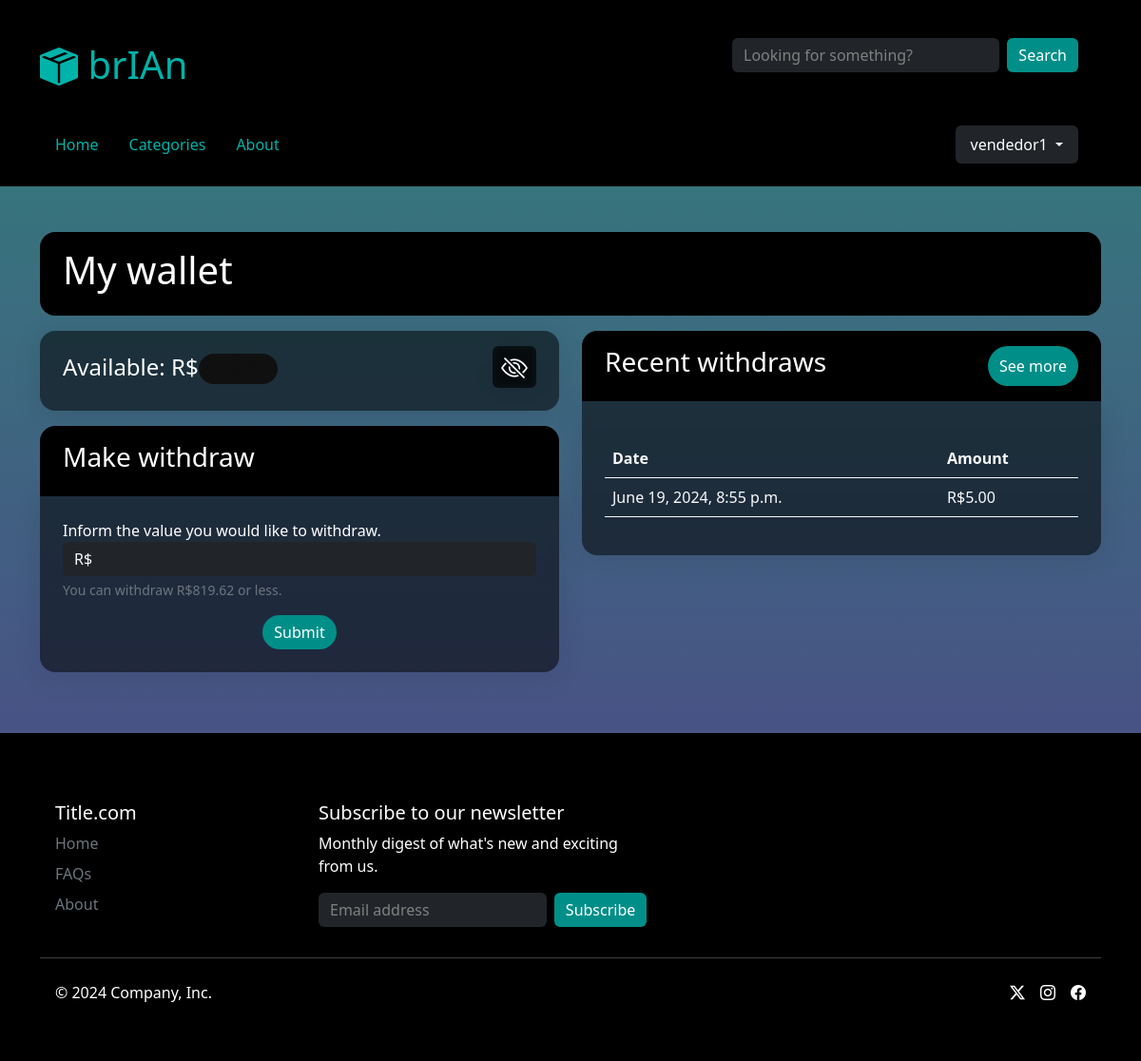
The page /my-wallet (signed in) on the database as committed earlier.
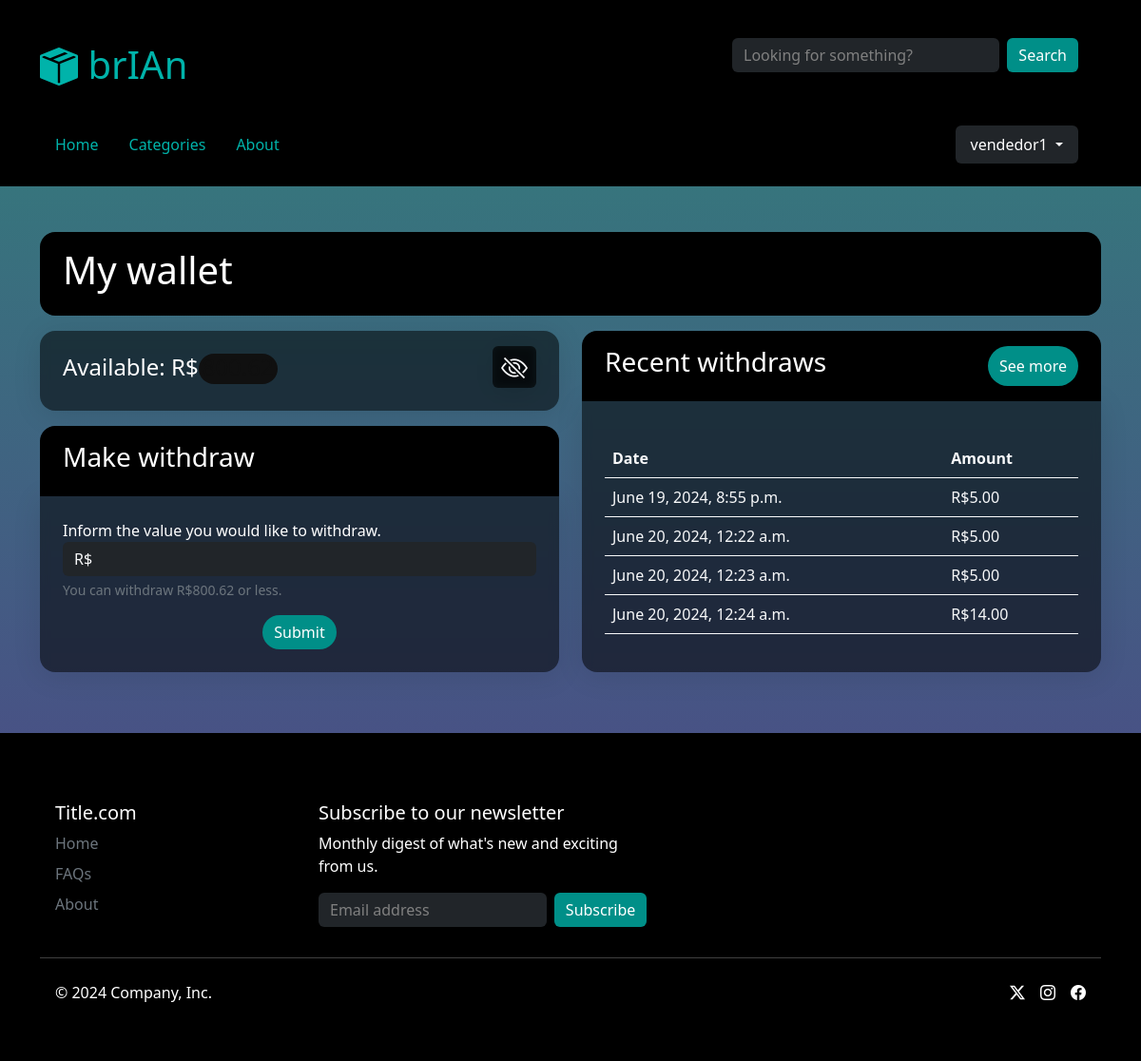
The same page on the database as committed later.
### delivery/models.py (models this page shows, shortened)
class Wallet(models.Model):
    user = models.OneToOneField(AuthUser, on_delete=models.CASCADE)
    balance = models.DecimalField(max_digits=10, decimal_places=2, default=Decimal(0.00))
    class Meta:
        db_table = "wallet"

class Withdraw(models.Model):
    user = models.ForeignKey(AuthUser, on_delete=models.CASCADE)
    bank_account = models.ForeignKey(BankAccount, on_delete=models.CASCADE)
    amount = models.DecimalField(max_digits=10, decimal_places=2, default=Decimal(0.00))
    wallet = models.ForeignKey(Wallet, on_delete=models.CASCADE)
    datetime = models.DateTimeField(auto_now_add=True)
    class Meta:
        db_table = "withdraw"

### delivery/views.py (the view, shortened to what this page needs)
# urls.py: path("my-wallet", views.my_wallet, name="my_wallet"),
@login_required
def my_wallet(request):
    context = get_layout_context(request)
    user = User.objects.get(pk = request.user.id)
    wallet = Wallet.objects.get(user = user)
    withdraws_made = Withdraw.objects.filter(user = user)
    context.update({
        "wallet": wallet,
        "withdraws_made": withdraws_made
    })
    return render(request, "account/wallet.html", context)

### delivery/utilities/functions.py (called while the page is built)
def get_layout_context(request):
    try:
        type = UserInfo.objects.get(user_id=request.user.id).type
    except:
        type = None
    categories = Category.objects.all().order_by('name')
    context = {'type': type, 'categories': categories}
    return context

### delivery/templates/account/wallet.html (shortened to what this page needs)
{% extends "layout.html" %}
{% load static %}
{% block body %}
<div class="container">
    <div class="bg-black p-3 px-4 rounded-4 mb-3">
        <span class="d-flex col-8 col-sm-12 justify-content-between align-items-center">
            <h1>My wallet</h1>
        </span>
    </div>
    <div class="row">
        <div class="col-12 col-md-6">
            <div class="p-3 px-4 glass rounded-4 mb-3">
                <h4 class="d-flex align-items-center justify-content-between">
                    <span class="d-flex align-items-center">
                        <span>Available: R$</span>
                        <div id="balance" class="hide rounded-pill p-1 pt-0 mt-1">{{ wallet.balance }}</div>
                    </span>
                    <i id="see-balance-btn" class="bi bi-eye-slash btn glass ms-3 p-2 py-0 fs-3 text-light"></i>
                </h4>
            </div>
            <div class="p-3 px-4 bg-black rounded-top-4">
                <h3>Make withdraw</h3>
            </div>
            <div class="p-4 glass rounded-bottom-4 mb-3">
                <form action="{% url 'my_wallet' %}" method="post">
                    <div class="mb-3">
                        <p class="m-0">Inform the value you would like to withdraw.</p>
                        <div class="input-group">
                            <div class="input-group-text bg-dark text-light">R$</div>
                            <input required id="amount" type="number" step="0.01" name="amount" class="form-control bg-dark text-light " aria-describedby="amount-help">
                        </div>
                        <div id="amount-help" class="form-text text-secondary">You can withdraw R${{ wallet.balance }} or less.</div>
                    </div>
                    <span class="d-flex w-100 justify-content-center" id="proceed-btn">
                        <a class="btn btn-theme rounded-pill" data-bs-toggle="collapse" href="#account-collapse" role="button" aria-expanded="false" aria-controls="account-collapse" onclick="document.getElementById('proceed-btn').style.height = 0;document.getElementById('proceed-btn').style.opacity = 0;">Submit</a>
                    </span>
                </form>
            </div>
        </div>
        <div class="col-12 col-md-6">
            <div class="p-3 px-4 bg-black rounded-top-4 d-flex justify-content-between">
                <h3>Recent withdraws</h3>
                <button class="btn btn-theme rounded-pill" id="see-more-btn">See more</button>
            </div>
            <div class="p-4 glass rounded-bottom-4 mb-3">
                <table class="table full-glass text-light">
                    <thead>
                        <tr class="full-glass text-light">
                            <th class="full-glass text-light">
                                Date
                            </th>
                            <th class="full-glass text-light">
                                Amount
                            </th>
                        </tr>
                    </thead>
                    <tbody id="some-withdraws">
                        {% for withdraw in withdraws_made|slice:":5" %}
                            <tr>
                                <td class="full-glass text-light">{{ withdraw.datetime }}</td>
                                <td class="full-glass text-light">R${{ withdraw.amount }}</td>
                            </tr>
                        {% endfor %}
                    </tbody>
                </table>
            </div>
        </div>
    </div>
</div>
{% endblock %}

### delivery/templates/layout.html (shortened to what this page needs)
{% load static %}
<!DOCTYPE html>
<html lang="en">
    <head>
        <link href="https://cdn.jsdelivr.net/npm/bootstrap@5.3.3/dist/css/bootstrap.min.css" rel="stylesheet">
        <link rel="stylesheet" href="https://cdn.jsdelivr.net/npm/bootstrap-icons@1.11.3/font/bootstrap-icons.min.css">
        <link rel="stylesheet" href="{% static 'style.css' %}">
    </head>
    <body>
        <div class="bg-black">
            <div id="header" class="container d-flex align-items-center py-4 mb-5">
                <div class="row w-100">
                    <div class="d-flex justify-content-between border-bottom border-secondary py-3 mb-2">
                        <a class="nav-link nav-link d-flex align-items-end" href="{% url 'index' %}">
                            <i class="bi bi-box-seam-fill text-theme fs-1"></i>
                            <h1 class="text-theme">&nbsp;brIAn</h1>
                        </a>
                        <div class="col-8 col-md-6 col-lg-4">
                            <form action="" class="d-flex">
                                <input class="form-control bg-dark text-light border-0" type="text" id="search" placeholder="Looking for something?">
                                <input class="btn btn-theme ms-2" type="submit" value="Search">
                            </form>
                        </div>
                    </div>
                    <div class="d-flex justify-content-between mt-2">
                        <ul class="nav">
                        <li>
                            <a class="nav-link link-theme" href="{% url 'index' %}">Home</a>
                        </li>
                        <li>
                            <a class="nav-link link-theme" href="{% url 'categories_filter' category_id=0 %}">Categories</a>
                        </li>
                        <li>
                            <a class="nav-link link-theme" href="">About</a>
                        </li>
                        </ul>
                        <div>
                            {% if user.is_authenticated %}
                                <div class="dropdown">
                                <button class="btn btn-dark dropdown-toggle border px-3 py-2" type="button" data-bs-toggle="dropdown" aria-expanded="false">
                                    {{ user.username }}
                                </button>
                                </div>
                            {% else %}
                                Not signed in.
                            {% endif %}
                        </div>
                    </div>
                </div>
            </div>
        </div>
        {% block body %}
        {% endblock %}
        <div class="bg-black">
            <footer class="container mt-5 pb-1 pt-5">
                <div class="row mt-4 px-3">
                    <div class="col-md-3 mb-3 d-flex d-md-block gap-4">
                        <h5>Title.com</h5>
                        <ul class="nav gap-4 d-md-block">
                            <li class="nav-item mb-2"><a href="{% url 'index' %}" class="nav-link p-0 link link-secondary">Home</a></li>
                            <li class="nav-item mb-2"><a href="#" class="nav-link p-0 link link-secondary">FAQs</a></li>
                            <li class="nav-item mb-2"><a href="#" class="nav-link p-0 link link-secondary">About</a></li>
                        </ul>
                    </div>
                    <div class="col-md-8 mb-3 col-lg-4">
                        <form>
                            <h5>Subscribe to our newsletter</h5>
                            <p>Monthly digest of what's new and exciting from us.</p>
                            <div class="d-flex flex-column flex-sm-row w-100 gap-2">
                                <input id="newsletter1" type="text" class="form-control bg-dark text-light" placeholder="Email address">
                                <button class="btn btn-theme" type="button">Subscribe</button>
                            </div>
                        </form>
                    </div>
                </div>
                <hr>
                <div class="d-flex justify-content-between p-3 pt-0 my-4">
                    <p>© 2024 Company, Inc.</p>
                    <ul class="list-unstyled d-flex">
                        <li class="ms-3"><a class="link-body-emphasis" href="#"><i class="bi bi-twitter-x"></i></a></li>
                        <li class="ms-3"><a class="link-body-emphasis" href="#"><i class="bi bi-instagram"></i></a></li>
                        <li class="ms-3"><a class="link-body-emphasis" href="#"><i class="bi bi-facebook"></i></a></li>
                    </ul>
                </div>
            </footer>
        </div>
    </body>
</html>

### delivery/static/style.css (style rules this page uses)
:root { --text-color: rgb(0, 179, 170); --link-hover-color: rgb(97, 255, 247); --btn-color: rgb(0, 143, 136); --bs-border-color: none; }
body { background-image: linear-gradient(rgb(49, 128, 122), rgb(82, 62, 138)); background-attachment: fixed; }
*, h1, h3 { color: white; }
.form-control::placeholder { color: gray; }
.glass { background: rgba(0, 0, 0, 0.54); box-shadow: 0 4px 30px rgba(0, 0, 0, 0.1); backdrop-filter: blur(5px); -webkit-backdrop-filter: blur(5px); }
.full-glass { background: rgba(0, 0, 0, 0) !important; }
.text-theme { color: var(--text-color) !important; }
.btn-theme { background-color: var(--btn-color) !important; border: none; color: white; }
.link-theme { color: var(--text-color) !important; }
#balance { transition: .1s ease-in-out; }
.hide { background-color: #101010; color: #101010; user-select: none; transition: .1s ease-in-out; }

Rows that differ between the two databases and show on the page:
changed Wallet: balance "819.62" → "800.62"
added Withdraw: datetime "June 20, 2024, 12:22 a.m.", amount "5.00"
added Withdraw: datetime "June 20, 2024, 12:23 a.m.", amount "5.00"
added Withdraw: datetime "June 20, 2024, 12:24 a.m.", amount "14.00"
